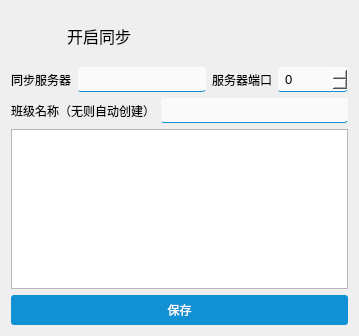
     <widget class="QWidget" name="tab_6">
      <attribute name="title">
       <string>同步设置</string>
      </attribute>
      <layout class="QVBoxLayout" name="verticalLayout_7">
       <item>
        <widget class="QCheckBox" name="syncopen">
         <property name="font">
          <font>
           <pointsize>12</pointsize>
          </font>
         </property>
         <property name="styleSheet">
          <string notr="true">QCheckBox{
border:none;
}

QCheckBox::indicator{/*选择框尺寸*/
    border: 0px solid #b1b1b1;
	width: 50px;
	height: 50px;
}
QCheckBox::indicator:unchecked{
image:url(&quot;:/res/checkbutton/unchecked.png&quot;);
}
QCheckBox::indicator:checked{
image:url(&quot;:/res/checkbutton/checked.png&quot;);
}
QCheckBox:hover{
color:#1191d3;
}</string>
         </property>
         <property name="text">
          <string>开启同步</string>
         </property>
        </widget>
       </item>
       <item>
        <layout class="QHBoxLayout" name="horizontalLayout_14">
         <item>
          <widget class="QLabel" name="label_12">
           <property name="text">
            <string>同步服务器</string>
           </property>
          </widget>
         </item>
         <item>
          <widget class="QLineEdit" name="sync_server">
           <property name="minimumSize">
            <size>
             <width>0</width>
             <height>25</height>
            </size>
           </property>
           <property name="styleSheet">
            <string notr="true">QLineEdit{

border-bottom: 1px solid #1191d3;; /* 边框宽度为1px，颜色为#A0A0A0 */
	border-radius: 3px; /* 边框圆角 */
	padding-left: 5px; /* 文本距离左边界有5px */
	background-color: #FAFAFA; /* 背景颜色 */
	color: #000000; /* 文本颜色 */
	selection-background-color: #1191d3; /* 选中文本的背景颜色 */
	selection-color: #F2F2F2; /* 选中文本的颜色 */
	font-family: &quot;Microsoft YaHei&quot;; /* 文本字体族 */
	font-size: 10pt; /* 文本字体大小 */
}
QLineEdit:hover,QLineEdit:editble{
border-bottom: 1px solid rgb(255, 58, 58);
}</string>
           </property>
          </widget>
         </item>
         <item>
          <widget class="QLabel" name="label_13">
           <property name="text">
            <string>服务器端口</string>
           </property>
          </widget>
         </item>
         <item>
          <widget class="QSpinBox" name="sync_port">
           <property name="minimumSize">
            <size>
             <width>70</width>
             <height>25</height>
            </size>
           </property>
           <property name="styleSheet">
            <string notr="true">QSpinBox{

border-bottom: 1px solid #1191d3;; /* 边框宽度为1px，颜色为#A0A0A0 */
	border-radius: 3px; /* 边框圆角 */
	padding-left: 5px; /* 文本距离左边界有5px */
	background-color: #FAFAFA; /* 背景颜色 */
	color: #000000; /* 文本颜色 */
	selection-background-color: #1191d3; /* 选中文本的背景颜色 */
	selection-color: #F2F2F2; /* 选中文本的颜色 */
	font-family: &quot;Microsoft YaHei&quot;; /* 文本字体族 */
	font-size: 10pt; /* 文本字体大小 */
}
QSpinBox:hover{
border-bottom: 1px solid rgb(255, 58, 58);
}
QSpinBox::down-button{
width:7px;
background:#F0F0F0;
border-radius: 3px; /* 边框圆角 */
image: url(&quot;:/res/down.png&quot;);
}
QSpinBox::up-button{
width:7px;
background:#F0F0F0;
image: url(&quot;:/res/up.png&quot;);
border-radius: 3px; /* 边框圆角 */
}
QSpinBox::down-button:hover{
background:#1191d3;
}
QSpinBox::up-button:hover{
background:#1191d3;
}</string>
           </property>
           <property name="maximum">
            <number>10000000</number>
           </property>
          </widget>
         </item>
        </layout>
       </item>
       <item>
        <layout class="QHBoxLayout" name="horizontalLayout_15">
         <item>
          <widget class="QLabel" name="label_14">
           <property name="text">
            <string>班级名称（无则自动创建）</string>
           </property>
          </widget>
         </item>
         <item>
          <widget class="QLineEdit" name="sync_class">
           <property name="minimumSize">
            <size>
             <width>0</width>
             <height>25</height>
            </size>
           </property>
           <property name="styleSheet">
            <string notr="true">QLineEdit{

border-bottom: 1px solid #1191d3;; /* 边框宽度为1px，颜色为#A0A0A0 */
	border-radius: 3px; /* 边框圆角 */
	padding-left: 5px; /* 文本距离左边界有5px */
	background-color: #FAFAFA; /* 背景颜色 */
	color: #000000; /* 文本颜色 */
	selection-background-color: #1191d3; /* 选中文本的背景颜色 */
	selection-color: #F2F2F2; /* 选中文本的颜色 */
	font-family: &quot;Microsoft YaHei&quot;; /* 文本字体族 */
	font-size: 10pt; /* 文本字体大小 */
}
QLineEdit:hover,QLineEdit:editble{
border-bottom: 1px solid rgb(255, 58, 58);
}</string>
           </property>
          </widget>
         </item>
        </layout>
       </item>
       <item>
        <widget class="QTextEdit" name="sync_log">
         <property name="maximumSize">
          <size>
           <width>16777215</width>
           <height>160</height>
          </size>
         </property>
         <property name="readOnly">
          <bool>true</bool>
         </property>
        </widget>
       </item>
       <item>
        <widget class="QPushButton" name="save_syncset">
         <property name="minimumSize">
          <size>
           <width>0</width>
           <height>30</height>
          </size>
         </property>
         <property name="styleSheet">
          <string notr="true">QPushButton{
	border-radius: 3px; /* 边框圆角 */
	color:#ffffff;
	background-color: #1191d3; /* 背景颜色 */
	padding:3px;

}
QPushButton:hover{
background:rgb(11, 96, 139);
}
</string>
         </property>
         <property name="text">
          <string>保存</string>
         </property>
        </widget>
       </item>
      </layout>
     </widget>
